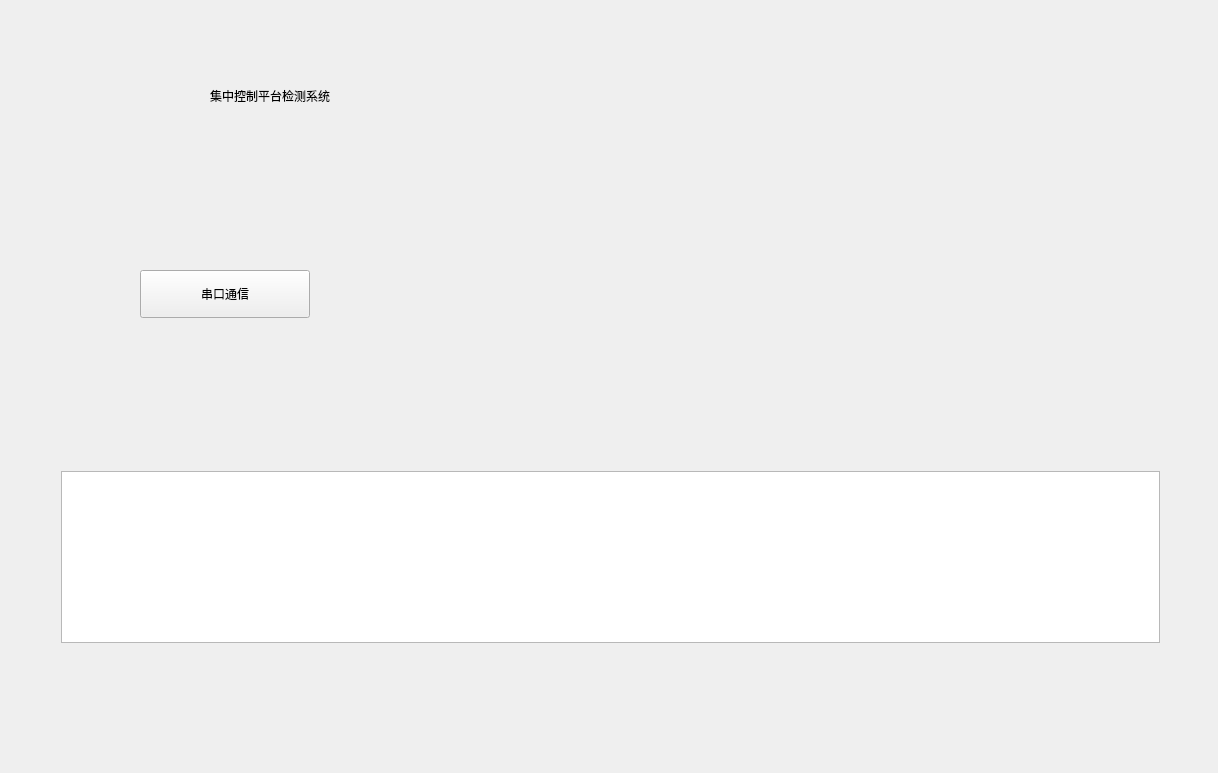
<?xml version="1.0" encoding="UTF-8"?>
<ui version="4.0">
 <class>myTrayWidget</class>
 <widget class="QWidget" name="myTrayWidget">
  <property name="geometry">
   <rect>
    <x>0</x>
    <y>0</y>
    <width>1218</width>
    <height>773</height>
   </rect>
  </property>
  <property name="windowTitle">
   <string>myTrayWidget</string>
  </property>
  <widget class="QLabel" name="label">
   <property name="geometry">
    <rect>
     <x>210</x>
     <y>70</y>
     <width>711</width>
     <height>51</height>
    </rect>
   </property>
   <property name="text">
    <string>集中控制平台检测系统</string>
   </property>
  </widget>
  <widget class="QPushButton" name="pushButton">
   <property name="geometry">
    <rect>
     <x>140</x>
     <y>270</y>
     <width>170</width>
     <height>48</height>
    </rect>
   </property>
   <property name="text">
    <string>串口通信</string>
   </property>
  </widget>
  <widget class="QWidget" name="">
   <property name="geometry">
    <rect>
     <x>10</x>
     <y>460</y>
     <width>1201</width>
     <height>194</height>
    </rect>
   </property>
   <layout class="QHBoxLayout" name="horizontalLayout" stretch="0,10,0">
    <item>
     <spacer name="horizontalSpacer">
      <property name="orientation">
       <enum>Qt::Horizontal</enum>
      </property>
      <property name="sizeHint" stdset="0">
       <size>
        <width>40</width>
        <height>20</height>
       </size>
      </property>
     </spacer>
    </item>
    <item>
     <widget class="QTextEdit" name="textEdit"/>
    </item>
    <item>
     <spacer name="horizontalSpacer_2">
      <property name="orientation">
       <enum>Qt::Horizontal</enum>
      </property>
      <property name="sizeHint" stdset="0">
       <size>
        <width>40</width>
        <height>20</height>
       </size>
      </property>
     </spacer>
    </item>
   </layout>
  </widget>
 </widget>
 <layoutdefault spacing="6" margin="11"/>
 <resources/>
 <connections/>
</ui>
